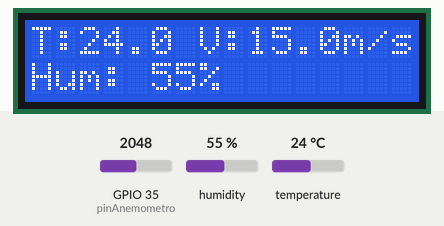
Bench run of a sketch on a simulated ESP32. On the bench: 16×2 character LCD. The inputs (shaded band) are chosen by the test bench; at power-on: humidity 55 %, GPIO 35 (pinAnemometro) = 2048, temperature 24 °C. WiFi joins after 1.5 s; servers stay silent unless stated; no MQTT or app messages arrive unless stated; what the sketch prints to the serial monitor is not drawn.

Above: at 2.7 s.
2.8 s: humidity set to 22 %
At 4.0 s:
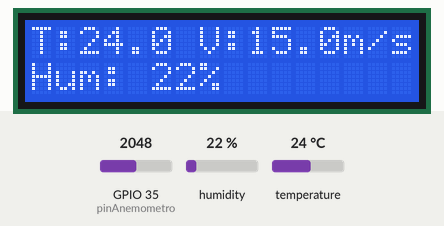
5.5 s: GPIO 35 (pinAnemometro) set to 2866
At 6.4 s:
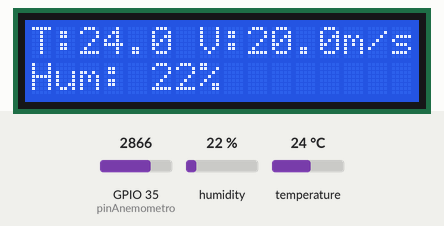
8.2 s: temperature set to 12 °C
At 11.0 s:
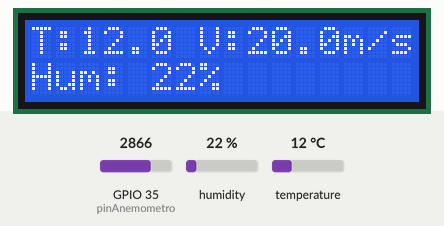
11.3 s: GPIO 35 (pinAnemometro) set to 3603
At 13.3 s:
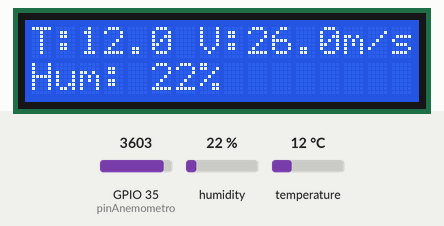
14.0 s: humidity set to 40 %
At 16.7 s:
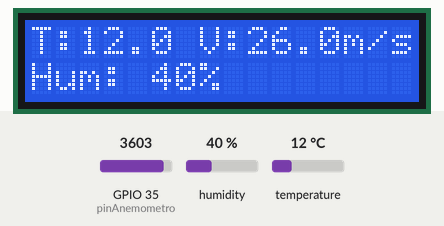
17.5 s: GPIO 35 (pinAnemometro) set to 4095
At 19.0 s:
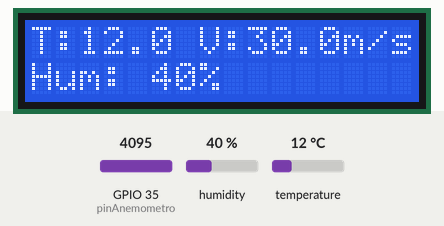
Timing chart, 0 to 20.5 s (numbered marks = the images above; inputs shaded):
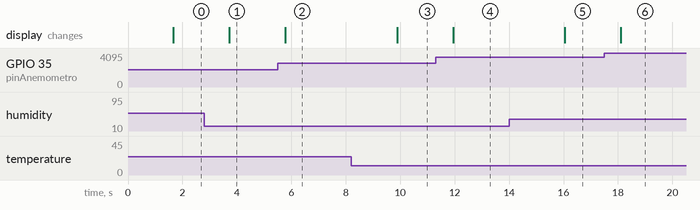

Measured:
- after the input at 2.8 s, the display: changes after 0.92 s (image 1)
- after the input at 5.5 s, the display: changes after 0.28 s (image 2)
- after the input at 8.2 s, the display: changes after 1.7 s (image 3)
- after the input at 11.3 s, the display: changes after 0.64 s (image 4)
- after the input at 14.0 s, the display: changes after 2.0 s (image 5)
- after the input at 17.5 s, the display: changes after 0.60 s (image 6)

The sketch:

esp_codigo_entero.ino
```cpp
#include <WiFi.h>
#include <PubSubClient.h>
#include <DHT.h>
#include <Wire.h>
#include <LiquidCrystal_I2C.h>

const char* ssid     = "Santiago";
const char* password = "15163087";
const char* mqtt_server = "broker.emqx.io";

#define DHTPIN 4
#define DHTTYPE DHT11
DHT dht(DHTPIN, DHTTYPE);

const int pinPanel = 34;
const int pinAnemometro = 35; // Pin para el viento

LiquidCrystal_I2C lcd(0x27, 16, 2);
WiFiClient espClient;
PubSubClient client(espClient);
String deviceID;

void setup() {
  Serial.begin(115200);
  while (!Serial) delay(10);

  dht.begin();
  lcd.init();
  lcd.backlight();

  WiFi.begin(ssid, password);
  while (WiFi.status() != WL_CONNECTED) delay(500);

  deviceID = WiFi.macAddress();
  deviceID.replace(":", "");
  client.setServer(mqtt_server, 1883);
}

void reconnect() {
  while (!client.connected()) {
    if (client.connect(deviceID.c_str())) {
      Serial.println("¡Conectado!");
    } else {
      delay(5000);
    }
  }
}

void loop() {
  if (!client.connected()) reconnect();
  client.loop();

  float h = dht.readHumidity();
  float t = dht.readTemperature();

  // Lectura del Viento (Mapeo de 0 a 30 m/s o km/h según tu sensor)
  int valorViento = analogRead(pinAnemometro);
  float viento = map(valorViento, 0, 4095, 0, 30);

  if (isnan(h) || isnan(t)) return;

  // LCD Update (Rotando info o simplificada)
  lcd.setCursor(0, 0);
  lcd.print("T:" + String(t,1) + " V:" + String(viento,1) + "m/s ");
  lcd.setCursor(0, 1);
  lcd.print("Hum: " + String(h,0) + "%      ");

  // JSON con campo "wind"
  String payload = "{\"id\":\"" + deviceID + "\",";
  payload += "\"temp\":" + String(t, 1) + ",";
  payload += "\"hum\":" + String(h, 1) + ",";
  payload += "\"wind\":" + String(viento, 1) + "}";

  client.publish("ecoedificio/data/principal", payload.c_str());
  Serial.println("Enviado: " + payload);
  delay(2000);
}
```
